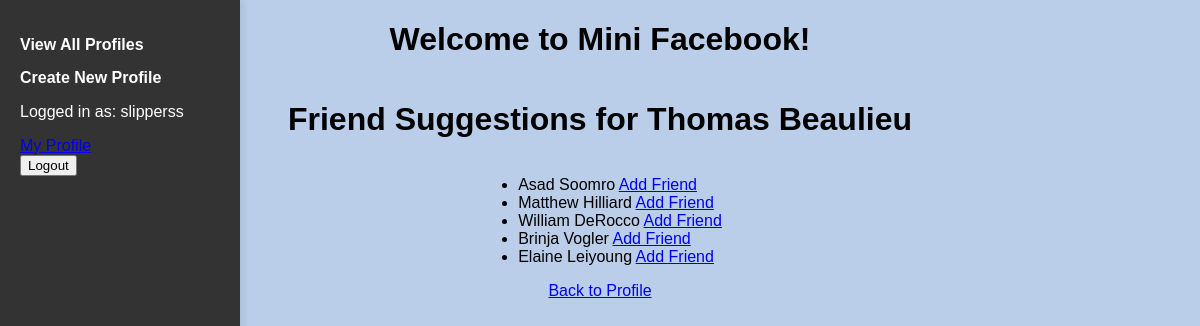
Screenshot of /mini_fb/profile/friend_suggestions/ (signed in) with the database file from the repository.
### mini_fb/models.py (models this page shows, shortened)
class Profile(models.Model):
    user = models.ForeignKey(User, on_delete=models.CASCADE, related_name="profiles", default=1)
    first_name = models.CharField(max_length=30)
    last_name = models.CharField(max_length=30)
    city = models.CharField(max_length=50)
    email = models.EmailField(max_length=254, unique=True)
    profile_image_url = models.URLField(max_length=200)
    def get_friends(self):
        friends_as_profile1 = Friend.objects.filter(profile1=self)
        friends_as_profile2 = Friend.objects.filter(profile2=self)
        friends = [friend.profile2 for friend in friends_as_profile1] + \
                  [friend.profile1 for friend in friends_as_profile2]
        return friends
    def get_friend_suggestions(self):
        friends = self.get_friends()
        all_profiles = Profile.objects.exclude(id=self.id).exclude(id__in=[friend.id for friend in friends])
        return all_profiles

### mini_fb/views.py (the view)
# urls.py: path('profile/friend_suggestions/', views.ShowFriendSuggestionsView.as_view(), name='friend_suggestions'),
class ShowFriendSuggestionsView(DetailView):
    model = Profile
    template_name = 'mini_fb/friend_suggestions.html'
    context_object_name = 'profile'
    def get_context_data(self, **kwargs):
        context = super().get_context_data(**kwargs)
        context['friend_suggestions'] = self.object.get_friend_suggestions()
        return context
    def get_object(self):
        return get_object_or_404(Profile, user=self.request.user)

### mini_fb/templates/mini_fb/friend_suggestions.html
{% extends 'mini_fb/base.html' %}
{% block content %}
  <h1>Friend Suggestions for {{ profile.first_name }} {{ profile.last_name }}</h1>
  <ul>
    {% for suggestion in friend_suggestions %}
      <li>
        {{ suggestion.first_name }} {{ suggestion.last_name }}
        <a href="{% url 'add_friend' suggestion.pk %}">Add Friend</a>
      </li>
    {% empty %}
      <li>No friend suggestions available.</li>
    {% endfor %}
  </ul>
  <a href="{% url 'show_profile_logged_in' %}">Back to Profile</a>
{% endblock %}

### mini_fb/templates/mini_fb/base.html (shortened to what this page needs)
{% load static %}
<html>
    <head>
        <link rel="stylesheet" href="{% static 'styles.css' %}">
    </head>
    <body>
        <header>
            <h1>Welcome to Mini Facebook!</h1>
            <nav>
                <ul>
                    <li><a href="{% url 'show_all_profiles' %}">View All Profiles</a></li>
                    <li><a href="{% url 'create_profile' %}">Create New Profile</a></li>
                </ul>
                {% if user.is_authenticated%}
                    <p>Logged in as: {{ user.username }}</p>
                        {% if not user.is_staff %}
                        <a href="{% url 'show_profile_logged_in' %}">My Profile</a>
                        {% endif %}
                    <form action="{% url 'logout' %}" method="POST">
                        <button type="submit">Logout</button>
                    </form>
                {% else %}
                    <a href="{% url 'login' %}">Login</a>
                {% endif %}
            </nav>
        </header>
        {% block content %}{% endblock %}
    </body>
</html>

### static/styles.css (style rules this page uses)
body { margin: 0; padding: 0; font-family: 'Arial', sans-serif; background-color: #bacee9; display: flex; justify-content: center; align-items: center; flex-direction: column; }
nav { position: fixed; top: 0; left: 0; height: 100vh; width: 200px; background-color: #333; color: white; padding: 20px; box-shadow: 2px 0 8px rgba(0, 0, 0, 0.1); }
nav ul { list-style-type: none; padding-left: 0; }
nav ul li { margin-bottom: 15px; }
nav ul li a { text-decoration: none; color: white; font-weight: bold; }

### rows the page displays
Profile: first_name "Thomas", last_name "Beaulieu"
Profile: first_name "Asad", last_name "Soomro"
Profile: first_name "Matthew", last_name "Hilliard"
Profile: first_name "William", last_name "DeRocco"
Profile: first_name "Brinja", last_name "Vogler"
Profile: first_name "Elaine", last_name "Leiyoung"

### other values shown
{{ user.username }} "slipperss"
